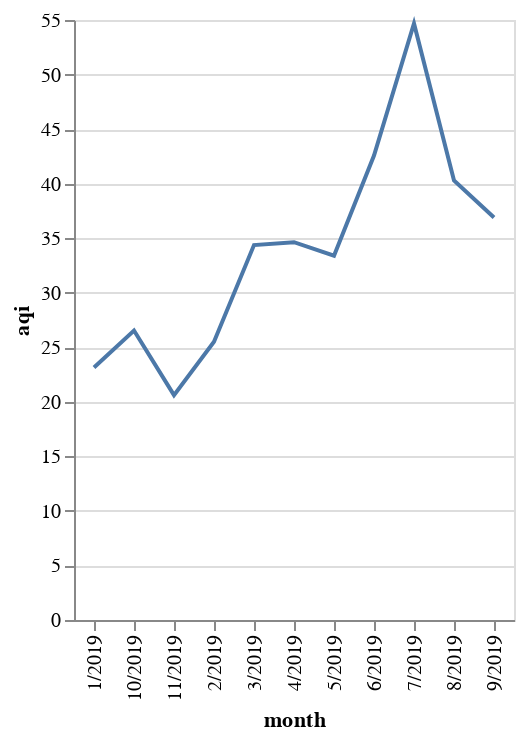

Here is the notebook cell this chart was saved with:
### Code cell
ozone_2019 = pd.read_csv("../../data/final/epa_air_params/ozone_2019_avg_df.csv")
alt.Chart(ozone_2019).mark_line().encode(
    x="month",
    y="aqi"
)

### Figure 1 — Vega-Lite specification as saved in the notebook (floating-point values rounded to 4 significant figures)
{"config": {"view": {"continuousWidth": 400, "continuousHeight": 300}}, "data": {"name": "data-bb7d0e610e46db03389f5e8c76eeac70"}, "mark": "line", "encoding": {"x": {"type": "nominal", "field": "month"}, "y": {"type": "quantitative", "field": "aqi"}}, "$schema": "https://vega.github.io/schema/vega-lite/v4.8.1.json", "datasets": {"data-bb7d0e610e46db03389f5e8c76eeac70": [{"month": "7/2019", "aqi": 54.68, "arithmetic_mean": 0.03566, "units_of_measure": "Parts per million", "parameter": "Ozone"}, {"month": "3/2019", "aqi": 34.37, "arithmetic_mean": 0.0295, "units_of_measure": "Parts per million", "parameter": "Ozone"}, {"month": "2/2019", "aqi": 25.5, "arithmetic_mean": 0.02111, "units_of_measure": "Parts per million", "parameter": "Ozone"}, {"month": "6/2019", "aqi": 42.57, "arithmetic_mean": 0.03166, "units_of_measure": "Parts per million", "parameter": "Ozone"}, {"month": "4/2019", "aqi": 34.63, "arithmetic_mean": 0.02962, "units_of_measure": "Parts per million", "parameter": "Ozone"}, {"month": "11/2019", "aqi": 20.61, "arithmetic_mean": 0.01618, "units_of_measure": "Parts per million", "parameter": "Ozone"}, {"month": "5/2019", "aqi": 33.4, "arithmetic_mean": 0.02749, "units_of_measure": "Parts per million", "parameter": "Ozone"}, {"month": "9/2019", "aqi": 36.9, "arithmetic_mean": 0.02701, "units_of_measure": "Parts per million", "parameter": "Ozone"}, {"month": "10/2019", "aqi": 26.54, "arithmetic_mean": 0.02165, "units_of_measure": "Parts per million", "parameter": "Ozone"}, {"month": "8/2019", "aqi": 40.29, "arithmetic_mean": 0.03116, "units_of_measure": "Parts per million", "parameter": "Ozone"}, {"month": "1/2019", "aqi": 23.15, "arithmetic_mean": 0.01871, "units_of_measure": "Parts per million", "parameter": "Ozone"}]}}
